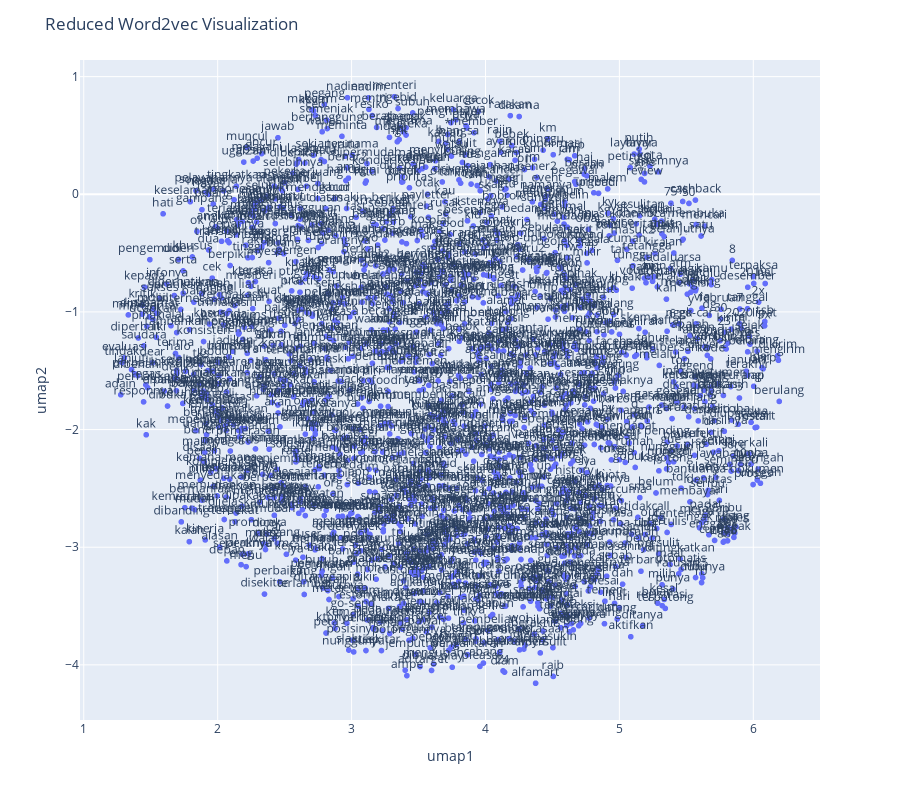

Here is the notebook cell this chart was saved with:
### Code cell
fig = px.scatter(df, x='umap1', y='umap2', text='text')
fig.update_traces(textposition='top center')
fig.update_layout(
    height=800,
    title_text='Reduced Word2vec Visualization'
)
fig.show()

### Figure 1 — Plotly figure (JSON) as saved in the notebook; plotly's stock layout.template omitted (floating-point values rounded to 4 significant figures; data arrays with more than 128 entries replaced by an {"elided": "..."} marker saying what was removed)
{"data": [{"hovertemplate": "umap1=%{x}<br>umap2=%{y}<br>text=%{text}<extra></extra>", "legendgroup": "", "marker": {"color": "#636efa", "symbol": "circle"}, "mode": "markers+text", "name": "", "showlegend": false, "text": {"elided": "1699 str values"}, "textposition": "top center", "type": "scattergl", "x": {"elided": "1699 float values"}, "xaxis": "x", "y": {"elided": "1699 float values"}, "yaxis": "y"}], "layout": {"height": 800, "legend": {"tracegroupgap": 0}, "margin": {"t": 60}, "title": {"text": "Reduced Word2vec Visualization"}, "xaxis": {"anchor": "y", "domain": [0, 1], "title": {"text": "umap1"}}, "yaxis": {"anchor": "x", "domain": [0, 1], "title": {"text": "umap2"}}}}
